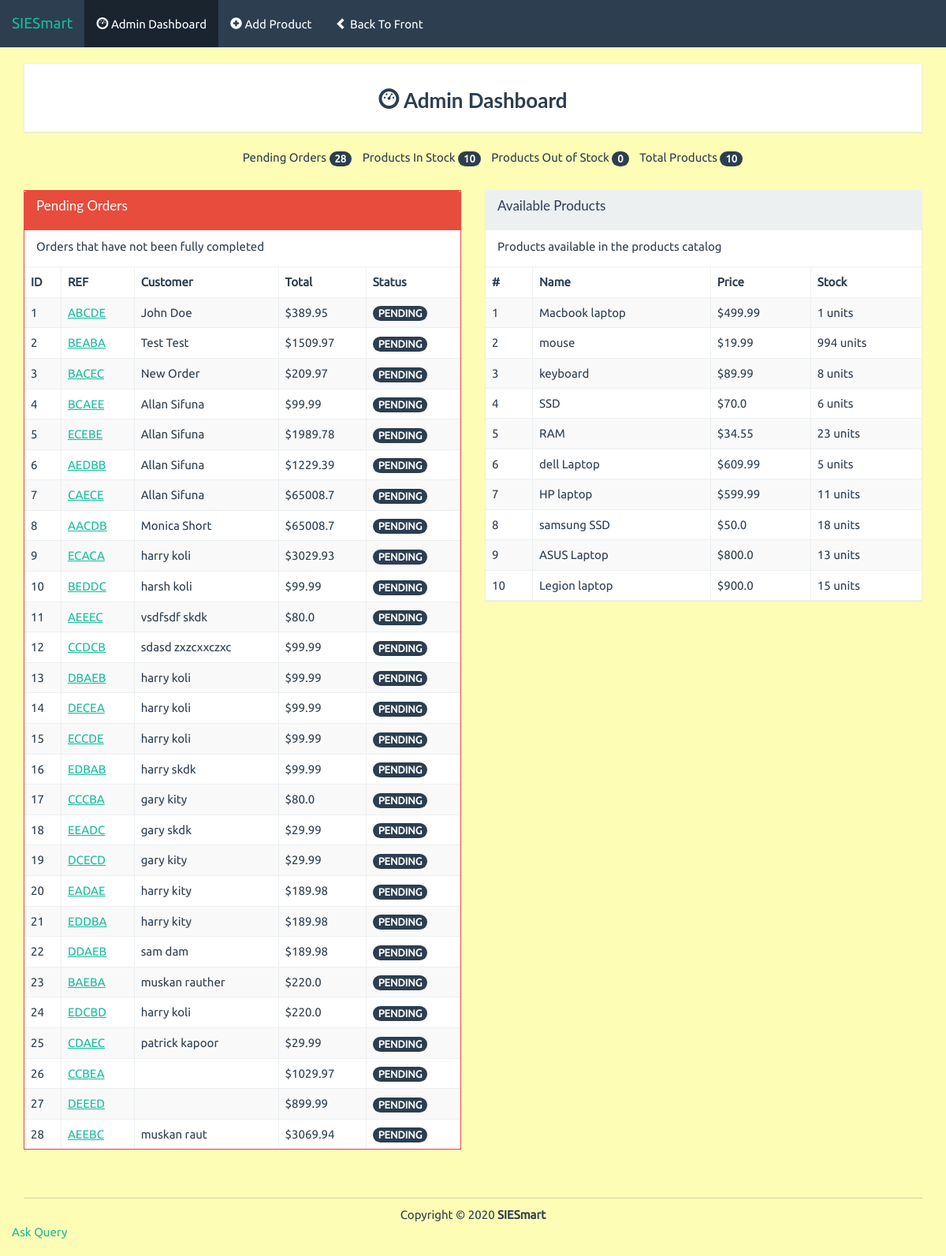
The page /admin on the database its author committed.
### app.py (models this page shows, shortened)
class Order(db.Model):
    id = db.Column(db.Integer, primary_key=True)
    reference = db.Column(db.String(5))
    first_name = db.Column(db.String(20))
    last_name = db.Column(db.String(20))
    phone_number = db.Column(db.Integer)
    email = db.Column(db.String(50))
    address = db.Column(db.String(100))
    city = db.Column(db.String(100))
    state = db.Column(db.String(20))
    country = db.Column(db.String(20))
    status = db.Column(db.String(10))
    payment_type = db.Column(db.String(10))
    items = db.relationship('Order_Item', backref='order', lazy=True)
    def order_total(self):
        return db.session.query(db.func.sum(Order_Item.quantity * Product.price)).join(Product).filter(Order_Item.order_id == self.id).scalar() + 1000

class Product(db.Model):
    id = db.Column(db.Integer, primary_key=True)
    name = db.Column(db.String(50), unique=True)
    price = db.Column(db.Integer)  # in cents
    stock = db.Column(db.Integer)
    description = db.Column(db.String(500))
    image = db.Column(db.String(100))
    type= db.Column(db.String(50))
    orders = db.relationship('Order_Item', backref='product', lazy=True)

### app.py (the view)
@app.route('/admin')
def admin():
    products = Product.query.all()
    products_in_stock = Product.query.filter(Product.stock > 0).count()
    orders = Order.query.all()
    return render_template('admin/index.html', admin=True, products=products, products_in_stock=products_in_stock, orders=orders)

### templates/admin/index.html (shortened to what this page needs)
{% extends "base.html" %}
{% block body %}
<div class="row pad">
	<div class="col-lg-12">
		<div class="panel panel-default">
			<div class="panel-body text-center">
				<h3 class="bold"><i class="glyphicon glyphicon-dashboard"></i> Admin Dashboard</h3>
			</div>
		</div>
	</div>
	<div class="col-lg-12">
		<ul class="summary">
			<li class="">Pending Orders <span class="badge">{{ orders|length }}</span></li>
			<li class="">Products In Stock <span class="badge">{{ products_in_stock }}</span></li>
			<li class="">Products Out of Stock <span class="badge">{{ products|length - products_in_stock }}</span></li>
			<li class="">Total Products <span class="badge">{{ products|length }}</span></li>
		</ul>
	</div>
</div>
<div class="row pad">
	<div class="col-lg-6 pad">
		<div class="panel panel-danger">
			<div class="panel-heading">
				<h3 class="panel-title">Pending Orders</h3>
			</div>
			<div class="panel-body">
				Orders that have not been fully completed
			</div>
			<div class="table-responsive">
				<table class="table table-striped table-bordered">
					<thead>
						<tr>
							<th>ID</th><th>REF</th><th>Customer</th><th>Total</th><th>Status</th>
						</tr>
					</thead>
					<tbody>
						{% for order in orders %}
						<tr>
							<td>{{ order.id }}</td>
							<td><a href="{{ url_for('order', order_id=order.id) }}">{{ order.reference }}</a></td>
							<td>{{ order.first_name + ' ' + order.last_name }}</td>
							<td>&dollar;{{ order.order_total() / 100 }}</td>
							<td><span class="badge">{{ order.status }}</span></td>
						</tr>
						{% endfor %}
					</tbody>
				</table>
			</div>
		</div>
	</div>
	<div class="col-lg-6 pad">
		<div class="panel panel-default">
			<div class="panel-heading">
				<h3 class="panel-title">Available Products</h3>
			</div>
			<div class="panel-body">
				Products available in the products catalog
			</div>
			<div class="table-responsive">
				<table class="table table-striped table-bordered">
					<thead>
						<tr>
							<th>#</th><th>Name</th><th>Price</th><th>Stock</th>
						</tr>
					</thead>
					<tbody>
						{% for product in products %}
						<tr>
							<td>{{ product.id }}</td>
							<td>{{ product.name }}</td>
							<td>&dollar;{{ product.price / 100 }}</td>
							<td>{{ product.stock }} units</td>
						</tr>
						{% endfor %}
					</tbody>
				</table>
			</div>
		</div>
	</div>
</div>
{% endblock %}

### static/css/styles.css (style rules this page uses)
body { font-family: Ubuntu, verdana, georgia, serif, sans-serif; }
a, a:hover, a:active, a:focus, a:visited { text-decoration: none; }
.bold { font-weight: bolder !important; }
table { width: 100%; }
div.panel, .btn, .navbar { border-radius: 0; }
.pad { margin-top: 10px !important; }
div.panel-body { padding-top: 10px; }
.panel-title { margin-bottom: 10px; }
ul.summary { list-style-type: none; text-align: center; }
ul.summary > li { display: inline-block; padding-left: 10px; }

### static/css/base.css (style rules this page uses)
body { background-image: url("./images/light_yellow.jpg"); background-size: 1400px 650px; }

### rows shown on the page
Order: id "1", reference "ABCDE", first_name+last_name "John Doe", order "389.95", status "PENDING"
Order: id "2", reference "BEABA", first_name+last_name "Test Test", order "1509.97", status "PENDING"
Order: id "3", reference "BACEC", first_name+last_name "New Order", order "209.97", status "PENDING"
Order: id "4", reference "BCAEE", first_name+last_name "Allan Sifuna", order "99.99", status "PENDING"
Order: id "5", reference "ECEBE", first_name+last_name "Allan Sifuna", order "1989.78", status "PENDING"
Order: id "6", reference "AEDBB", first_name+last_name "Allan Sifuna", order "1229.39", status "PENDING"
Order: id "7", reference "CAECE", first_name+last_name "Allan Sifuna", order.order_total()/100 "65008.7", status "PENDING"
Order: id "8", reference "AACDB", first_name+last_name "Monica Short", order.order_total()/100 "65008.7", status "PENDING"
Order: id "9", reference "ECACA", first_name+last_name "harry koli", order "3029.93", status "PENDING"
Order: id "10", reference "BEDDC", first_name+last_name "harsh koli", order "99.99", status "PENDING"
Order: id "11", reference "AEEEC", first_name+last_name "vsdfsdf skdk", order "80.0", status "PENDING"
Order: id "12", reference "CCDCB", first_name+last_name "sdasd zxzcxxczxc", order "99.99", status "PENDING"
Order: id "13", reference "DBAEB", first_name+last_name "harry koli", order "99.99", status "PENDING"
Order: id "14", reference "DECEA", first_name+last_name "harry koli", order "99.99", status "PENDING"
Order: id "15", reference "ECCDE", first_name+last_name "harry koli", order "99.99", status "PENDING"
Order: id "16", reference "EDBAB", first_name+last_name "harry skdk", order "99.99", status "PENDING"
Order: id "17", reference "CCCBA", first_name+last_name "gary kity", order "80.0", status "PENDING"
Order: id "18", reference "EEADC", first_name+last_name "gary skdk", order "29.99", status "PENDING"
Order: id "19", reference "DCECD", first_name+last_name "gary kity", order "29.99", status "PENDING"
Order: id "20", reference "EADAE", first_name+last_name "harry kity", order "189.98", status "PENDING"
Order: id "21", reference "EDDBA", first_name+last_name "harry kity", order "189.98", status "PENDING"
Order: id "22", reference "DDAEB", first_name+last_name "sam dam", order "189.98", status "PENDING"
Order: id "23", reference "BAEBA", first_name+last_name "muskan rauther", order "220.0", status "PENDING"
Order: id "24", reference "EDCBD", first_name+last_name "harry koli", order "220.0", status "PENDING"
Order: id "25", reference "CDAEC", first_name+last_name "patrick kapoor", order "29.99", status "PENDING"
Order: id "26", reference "CCBEA", order "1029.97", status "PENDING"
Order: id "27", reference "DEEED", order "899.99", status "PENDING"
Order: id "28", reference "AEEBC", first_name+last_name "muskan raut", order "3069.94", status "PENDING"
Product: id "1", name "Macbook laptop", product.price/100 "499.99", stock "1"
Product: id "2", name "mouse", product.price/100 "19.99", stock "994"
Product: id "3", name "keyboard", product.price/100 "89.99", stock "8"
Product: id "4", name "SSD", product.price/100 "70.0", stock "6"
Product: id "5", name "RAM", product.price/100 "34.55", stock "23"
Product: id "6", name "dell Laptop", product.price/100 "609.99", stock "5"
Product: id "7", name "HP laptop", product.price/100 "599.99", stock "11"
Product: id "8", name "samsung SSD", product.price/100 "50.0", stock "18"
Product: id "9", name "ASUS Laptop", product.price/100 "800.0", stock "13"
Product: id "10", name "Legion laptop", product.price/100 "900.0", stock "15"

### other values the page prints
{{ orders|length }} "28"
{{ products_in_stock }} "10"
{{ products|length - products_in_stock }} "0"
{{ products|length }} "10"
